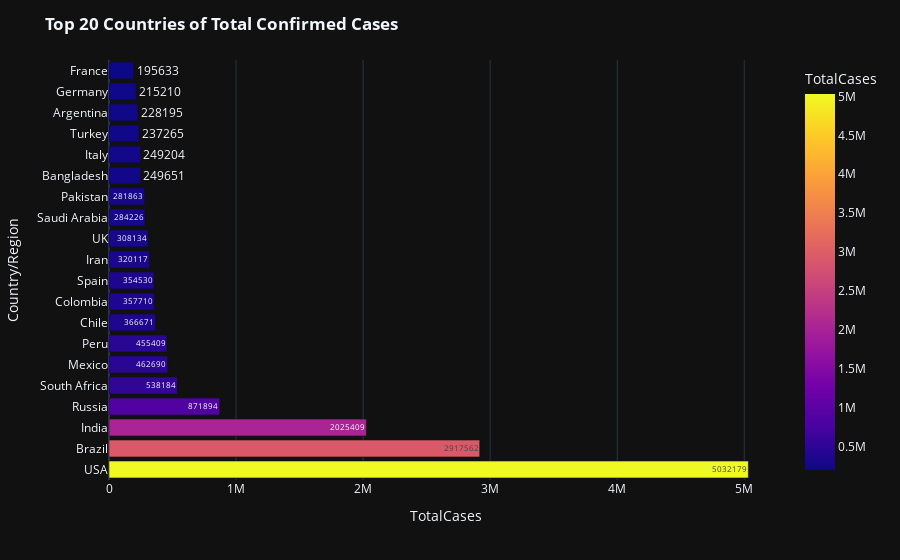

The cell this chart's notebook holds for it:
### Markdown cell above
# Top 20 countries of Total Deaths

### Code cell
fig = px.bar(world_data.iloc[0:20], y='Country/Region', x='TotalCases', color = 'TotalCases', text='TotalCases')
fig.update_layout(template="plotly_dark", title_text="<b>Top 20 Countries of Total Confirmed Cases<b>")
fig.show()

### Figure 1 — Plotly figure (JSON) as saved in the notebook; plotly's stock layout.template omitted (floating-point values rounded to 4 significant figures)
{"data": [{"alignmentgroup": "True", "hovertemplate": "TotalCases=%{marker.color}<br>Country/Region=%{y}<extra></extra>", "legendgroup": "", "marker": {"color": [5032179, 2917562, 2025409, 871894, 538184, 462690, 455409, 366671, 357710, 354530, 320117, 308134, 284226, 281863, 249651, 249204, 237265, 228195, 215210, 195633], "coloraxis": "coloraxis", "pattern": {"shape": ""}}, "name": "", "offsetgroup": "", "orientation": "h", "showlegend": false, "text": [5032179, 2917562, 2025409, 871894, 538184, 462690, 455409, 366671, 357710, 354530, 320117, 308134, 284226, 281863, 249651, 249204, 237265, 228195, 215210, 195633], "textposition": "auto", "type": "bar", "x": [5032179, 2917562, 2025409, 871894, 538184, 462690, 455409, 366671, 357710, 354530, 320117, 308134, 284226, 281863, 249651, 249204, 237265, 228195, 215210, 195633], "xaxis": "x", "y": ["USA", "Brazil", "India", "Russia", "South Africa", "Mexico", "Peru", "Chile", "Colombia", "Spain", "Iran", "UK", "Saudi Arabia", "Pakistan", "Bangladesh", "Italy", "Turkey", "Argentina", "Germany", "France"], "yaxis": "y"}], "layout": {"barmode": "relative", "coloraxis": {"colorbar": {"title": {"text": "TotalCases"}}, "colorscale": [[0, "#0d0887"], [0.1111, "#46039f"], [0.2222, "#7201a8"], [0.3333, "#9c179e"], [0.4444, "#bd3786"], [0.5556, "#d8576b"], [0.6667, "#ed7953"], [0.7778, "#fb9f3a"], [0.8889, "#fdca26"], [1, "#f0f921"]]}, "legend": {"tracegroupgap": 0}, "margin": {"t": 60}, "title": {"text": "<b>Top 20 Countries of Total Confirmed Cases<b>"}, "xaxis": {"anchor": "y", "domain": [0, 1], "title": {"text": "TotalCases"}}, "yaxis": {"anchor": "x", "domain": [0, 1], "title": {"text": "Country/Region"}}}}
